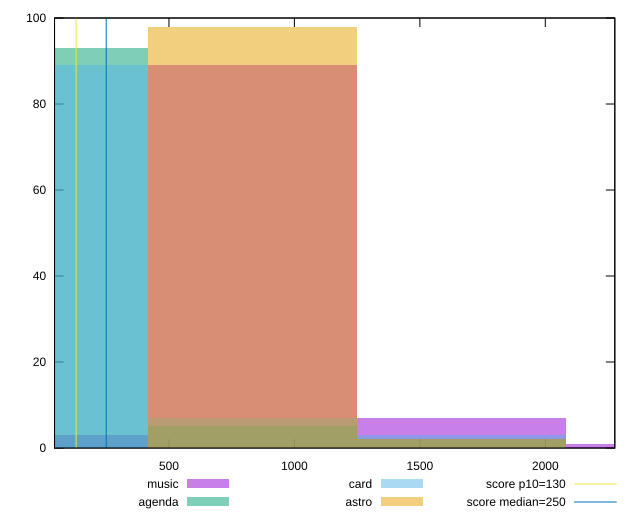

This figure's gnuplot source:
reset

$music <<EOF
832.664262751642 89
0 3
1665.328525503284 7
2497.992788254926 1
EOF

$agenda <<EOF
832.664262751642 5
1665.328525503284 2
0 93
EOF

$card <<EOF
1665.328525503284 3
832.664262751642 7
0 89
EOF

$astro <<EOF
832.664262751642 98
1665.328525503284 2
EOF

set key outside below
set boxwidth 832.664262751642
set xrange [44:2276.999999999999]
set yrange [0:100]
set trange [0:100]
set style fill transparent solid 0.5 noborder

set parametric
set terminal svg size 640, 520 enhanced background rgb 'white'
set output "report/report_00029_2021-02-24T13-36-40.390Z/max-potential-fid/comparison/histogram/all_raw.svg"

plot $music title "music" with boxes, \
     $agenda title "agenda" with boxes, \
     $card title "card" with boxes, \
     $astro title "astro" with boxes, \
     130,t title "score p10=130", \
     250,t title "score median=250"

reset
